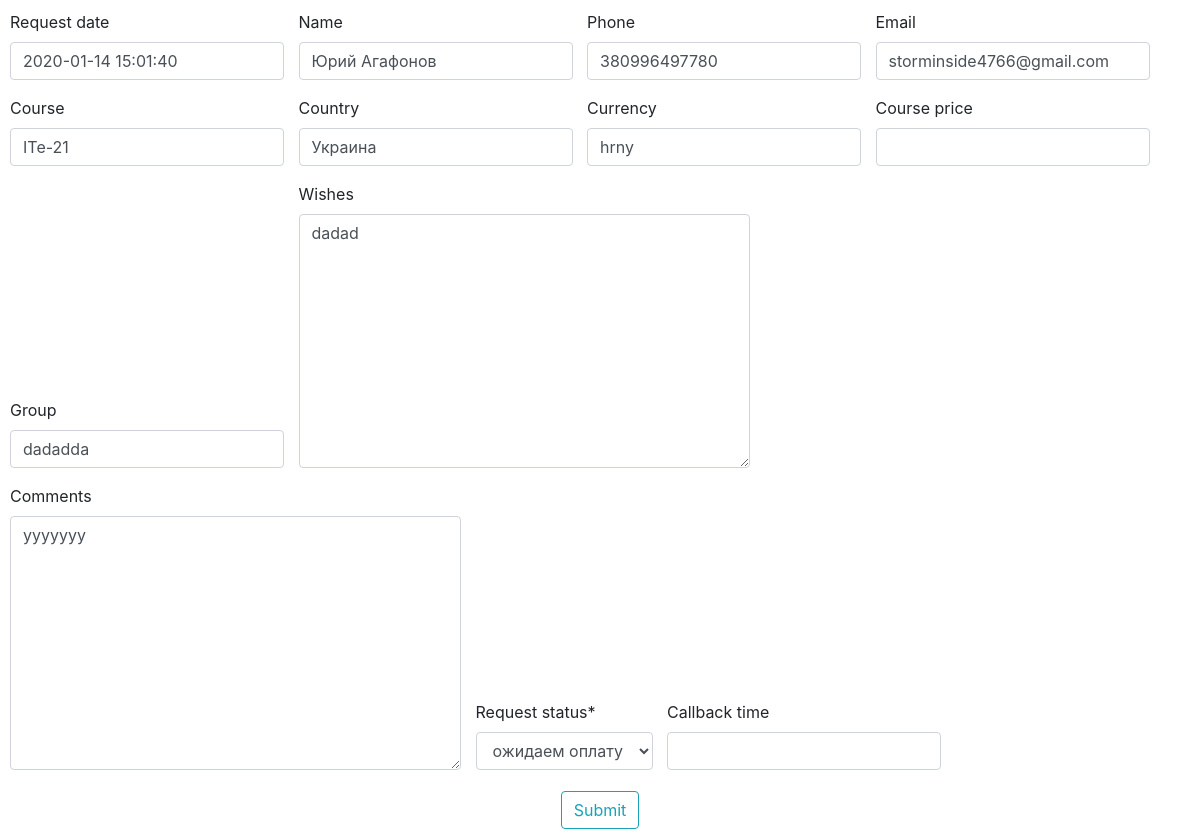
/item/1/item_info (signed in), run on an earlier commit of the app's database.
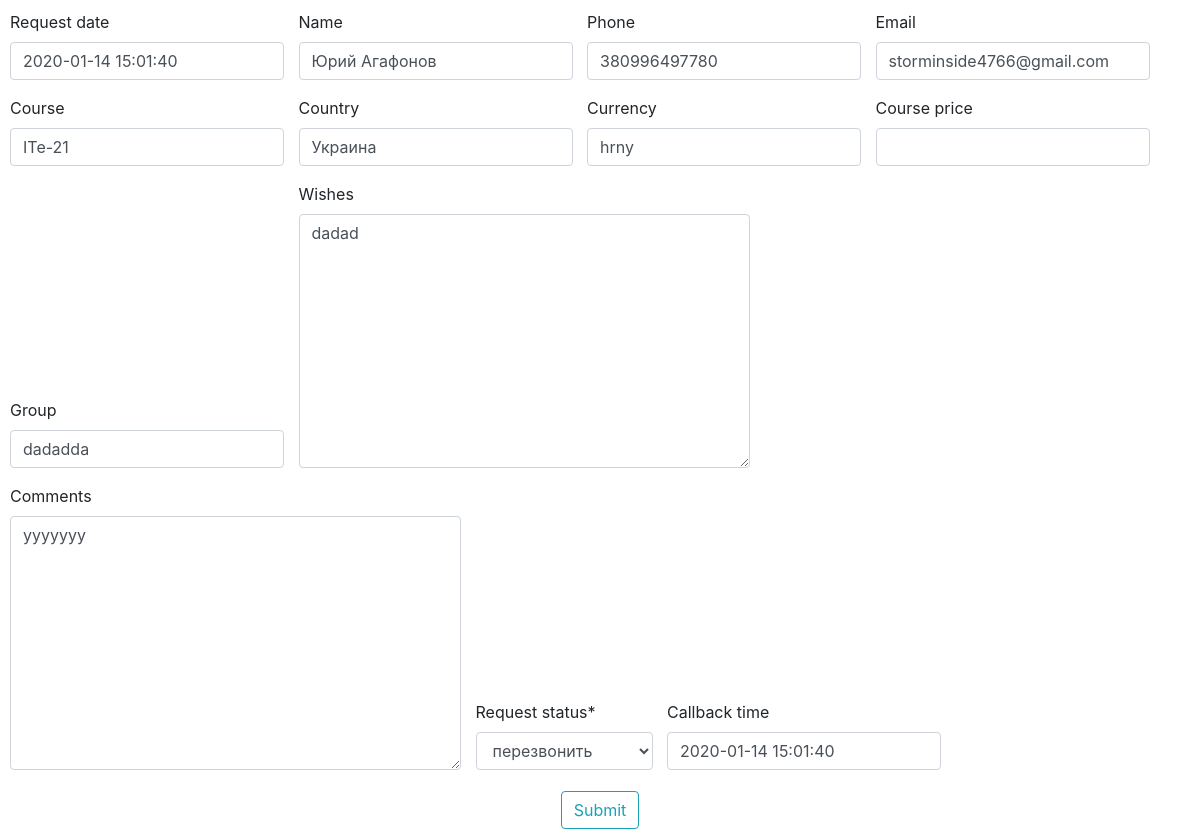
And on a later commit of the database.
### authorization/models.py (models this page shows, shortened)
class Daily(models.Model):
    request_date = models.DateTimeField(blank=True, null=True)
    name = models.CharField(max_length=100, blank=True)
    phone = models.CharField(max_length=100, blank=True)
    email = models.CharField(max_length=100, blank=True)
    course = models.CharField(max_length=100, blank=True)
    country  = models.CharField(max_length=100, blank=True)
    university = models.CharField(max_length=100, blank=True)
    work = models.CharField(max_length=100, blank=True)
    where_from = models.CharField(max_length=100, blank=True)
    comments = models.TextField(blank=True)
    currency = models.CharField(max_length=100, blank=True)
    course_price = models.IntegerField(blank=True, null=True)
    request_status = models.CharField(max_length=100, blank=True)
    callback_time = models.DateTimeField(blank=True, null=True)
    payment_history = models.TextField(blank=True)
    total_payment = models.IntegerField(blank=True, null=True)
    payment_source = models.CharField(max_length=100, blank=True)
    obligation = models.CharField(max_length=100, blank=True)
    group = models.CharField(max_length=100, blank=True)
    wishes = models.TextField(blank=True)

### authorization/views.py (the view, shortened to what this page needs)
# urls.py: path('item/<int:pk>/item_info', ItemInfoUpdate.as_view(), name='item_info_update'),
class ItemInfoUpdate(LoginRequiredMixin, UpdateView):
    model = Daily
    template_name = 'info_update.html'
    form_class = ItemInfoUpdateForm
    success_url='/ok/'

### authorization/templates/info_update.html (shortened to what this page needs)
{% load crispy_forms_tags %}
<!DOCTYPE html>
<html lang="en">
<head>
    <link rel="stylesheet" href="https://stackpath.bootstrapcdn.com/bootstrap/4.4.1/css/bootstrap.min.css">
    {% load staticfiles %}
    <link rel="stylesheet" href="https://cdnjs.cloudflare.com/ajax/libs/jquery-datetimepicker/2.5.20/jquery.datetimepicker.min.css" />
    <link rel="stylesheet" href="{% static 'style_update.css' %}" type="text/css">
</head>
<body class="d-flex " style="">
    <div class="content ">
        <form method="POST">
            <fieldset class="form-group">
                {{ form|crispy }}
            </fieldset>
            <fieldset class="form-group d-flex justify-content-center" >
                <button class="btn btn-outline-info m-auto" type="submit" style="display: flex;justify-self: center;">Submit</button>
            </fieldset>
        </form>
    </div>
</body>
</html>

### authorization/static/style_update.css (style rules this page uses)
.form-group { display: inline-block; padding: 5px; margin: 0; overflow: auto; }

What changed in the data, as far as the page shows it:
changed Daily "Юрий Агафонов": request_status "ожидаем оплату" → "перезвонить"; callback_time (not shown) → "2020-01-14 15:01:40"
